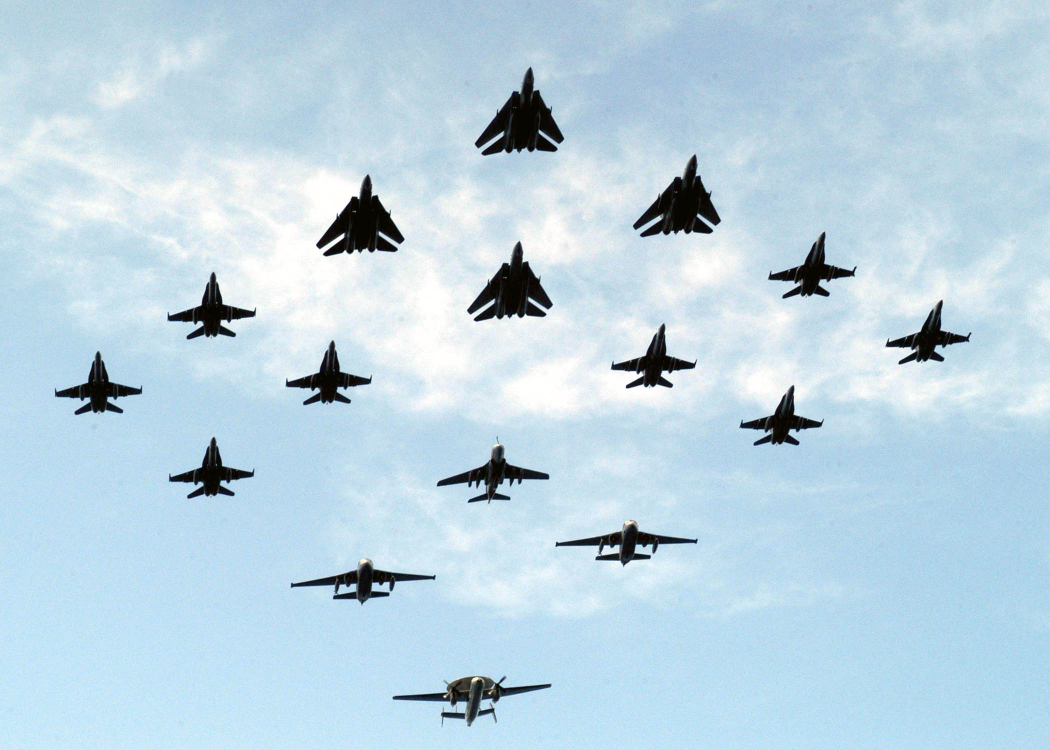
#> input picture planes/samolot00.jpg, 2100 x 1500 px (shown at 1/2 size)
$ python plane.py   (older library calls are emulated)
#> lines starting #> are read from the running program, lines starting #| are printed output that depends on the picture; after the words box and inside, x2 and y2 are one past the last pixel; in counts of white or black regions, pixels touching at a corner belong together
from skimage import io
from skimage import measure
from skimage import morphology
from skimage import feature
from skimage import exposure
from skimage import filters
from skimage.draw import polygon
import os
import numpy as np
from matplotlib import pyplot as plt
import glob


# change name of files for testing (add name at the end of file)
name = ''


def is_close(beginning, ending):
	boundary = 30
	if beginning[0] > ending[0] and (beginning[0] > (ending[0] + boundary)):
		return False
	elif beginning[0] < ending[0] and (beginning[0] + boundary < ending[0]):
		return False
	elif beginning[1] > ending[1] and (beginning[1] > (ending[1] + boundary)):
		return False
	elif beginning[1] < ending[1] and (beginning[1] + boundary < ending[1]):
		return False
	else:
		return True


def filter(image):
	# GAUSSIAN
	image = filters.gaussian (image, sigma=0.4)
	# EROSION
	working_image = image
	image = morphology.erosion (working_image)  # Erosion shrinks bright regions and enlarges dark regions
	# DETECT EDGES (CANNY)
	image = feature.canny (image, sigma=4)
	# Adaptive Equalization
	image = exposure.equalize_adapthist (image, clip_limit=0.1)  # after canny
	return image

	# unused configuration
	# # GAUSSIAN
	# image = filters.gaussian (image, sigma=3)
	# # DETECT EDGES (CANNY)
	# image = feature.canny (image, sigma=2)
	# # DILATION
	# working_image = image
	# image = morphology.dilation (working_image)
	# # Adaptive Equalization
	# image = exposure.equalize_adapthist (image, clip_limit=0.1)  # after canny
	# return image

def contour_filter(image, original_image):
	# GAUSSIAN
	image = filters.gaussian (image, sigma=0.5)

	# EROSION
	working_image = image
	image = morphology.erosion (working_image)  # Erosion shrinks bright regions and enlarges dark regions

	# Contrast stretching (smaller range on black)
	# smaller range - they lose in clouds
	p_low, p_heigh = np.percentile (image, (0, 30))  # 0, 40
	image = exposure.rescale_intensity (image, in_range=(p_low, p_heigh))

	# EROSION x2
	for i in range(1):
		working_image = image
		image = morphology.erosion (working_image)  # Erosion shrinks bright regions and enlarges dark regions

	# CONTOURS
	my_contours = []
	centroids = []
	# if higher than there is more reaction on brighter pixels (but rows tuck in plane)
	for contour in measure.find_contours(image, 0.5, fully_connected='high'):
		if len(contour) > 400 and (is_close(contour[0], contour[-1])) is True:
			my_contours.append(contour)
			# CENTROID:
			rr, cc = polygon([x[0] for x in contour[:]], [y[1] for y in contour[:]])
			zeros_image = np.zeros((len(image), len(image[0])))
			zeros_image[rr, cc] = 1
			m = measure.moments(zeros_image)
			cr = m[0, 1] / m[0, 0]
			cc = m[1, 0] / m[0, 0]
			point = [cc, cr]
			centroids.append(point)

	# PLOT
	figure = plt
	fig, ax = figure.subplots()
	ax.imshow (original_image, interpolation='nearest', cmap=plt.cm.gray)
	for n, contour in enumerate (my_contours):
		ax.plot (contour[:, 1], contour[:, 0], linewidth=2)
		ax.plot (centroids[n][0], centroids[n][1], 'wo', linewidth=2)
	ax.axis ('off')
	return figure


def file_processing (file_name):
	filename = os.path.join (os.getcwd (), file_name)
	original_image = io.imread (filename)
	image = io.imread (filename, as_grey=True)
	working_image = image	# this one will be unchanged

	# 1) excercise for 3
	image = filter(working_image)
	# SAVING OUTPUT:
	output_path = os.path.join(os.getcwd(), "output_3/")
	if not os.path.exists(output_path):
		os.mkdir(output_path)
	new_path = os.path.join(output_path, os.path.basename(file_name) + name)
	io.imsave(new_path, image)
	good_pictures = ['samolot01.jpg', 'samolot07.jpg', 'samolot08.jpg', 'samolot09.jpg',
					 'samolot12.jpg', 'samolot17.jpg']
	create_mosaic(good_pictures)

	# 2) exercise for 5
	image = contour_filter(working_image, original_image)
	# SAVING OUTPUT:
	output_path = os.path.join(os.getcwd(), "output_5/")
	if not os.path.exists(output_path):
		os.mkdir(output_path)
	new_path = os.path.join(output_path, os.path.basename(file_name) + name)
	image.savefig(new_path, bbox_inches='tight')


def create_mosaic(chosen_pictures):
	f, ((ax_1, ax_2), (ax_3, ax_4), (ax_5, ax_6)) = plt.subplots(3,2, dpi=350)
	list = [ax_1, ax_2, ax_3, ax_4, ax_5, ax_6]
	for n, name in enumerate(chosen_pictures):
		filename = os.path.join (os.getcwd (), 'output_3/', name)
		original_image = io.imread (filename)
		list[n].imshow (original_image, interpolation='nearest', cmap=plt.cm.gray)
		list[n].axis('off')
	f.subplots_adjust(left=0, bottom=0, right=1, top=1, wspace=0, hspace=0)
	f.savefig('output_3/collage.jpg')


def read_files ():
	files_list = glob.glob ("planes/*.jpg")
	for file in files_list:
		file_processing(file)
#> in file_processing, original_image is the input picture: shape (1500, 2100, 3); mean R, G, B 188.3, 212.9, 226.9
#> in file_processing, `image = io.imread (filename, as_grey=True)`:
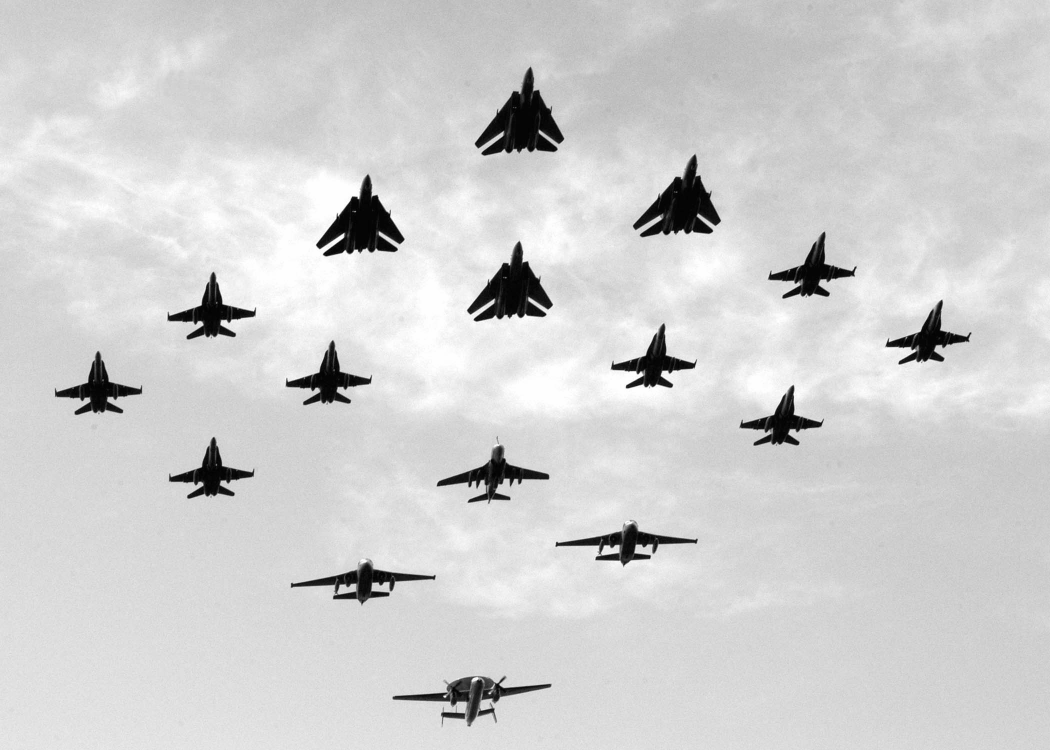
#> image: shape (1500, 2100) float64 (shown at 1/2 size); min 0, max 1, mean 0.819
#> in filter, `image = feature.canny (image, sigma=4)`:
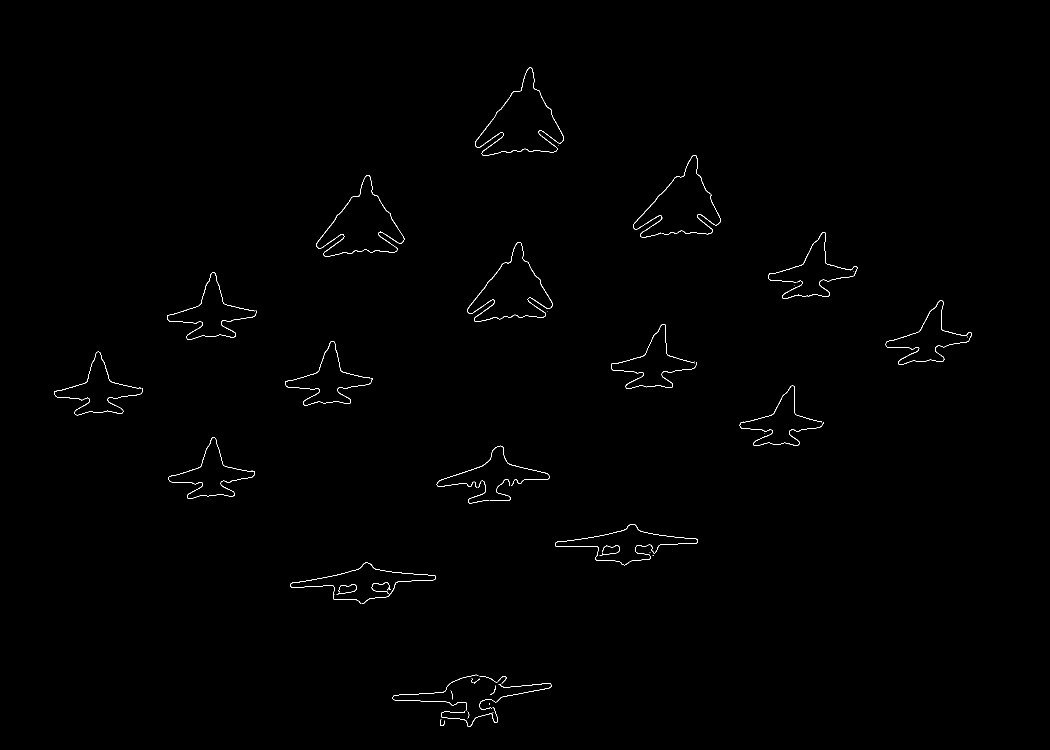
#> image: shape (1500, 2100) bool (shown at 1/2 size); 0.4% white in thin lines or dots, all inside (x1, y1, x2, y2) = (109, 135, 1944, 1454)
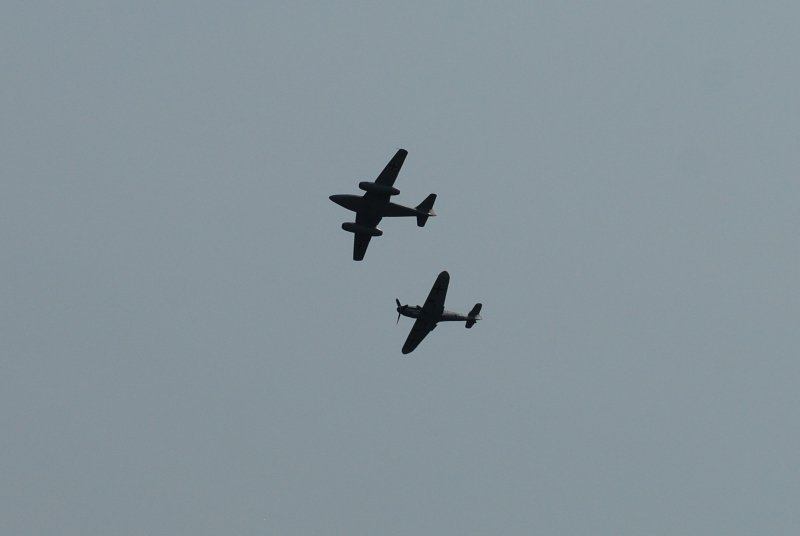
#> input picture planes/samolot01.jpg, 800 x 536 px, found by its file name
#> in create_mosaic, original_image is the input picture: shape (536, 800, 3); mean R, G, B 133.8, 147.7, 154.8
#> in create_mosaic, `f.savefig('output_3/collage.jpg')`:
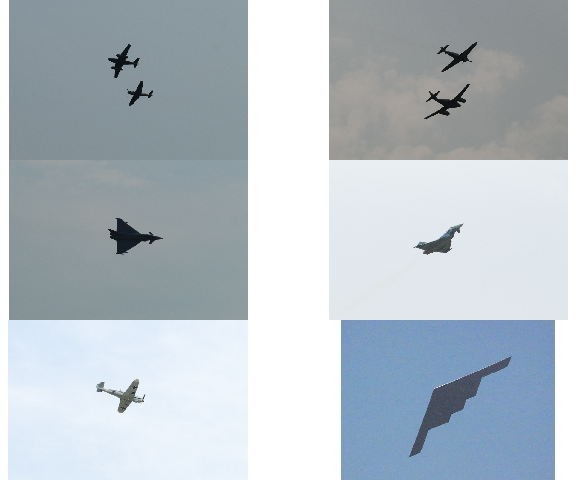
#> figure drawn by matplotlib, 6 panels
#> in contour_filter, `p_low, p_heigh = np.percentile (image, (0, 30))`: p_low = 0.00504; p_heigh = 0.816
#> the loop in contour_filter, `for i in range(1):` made 1 pass
#> pass 1, in contour_filter, `image = morphology.erosion (working_image)`:
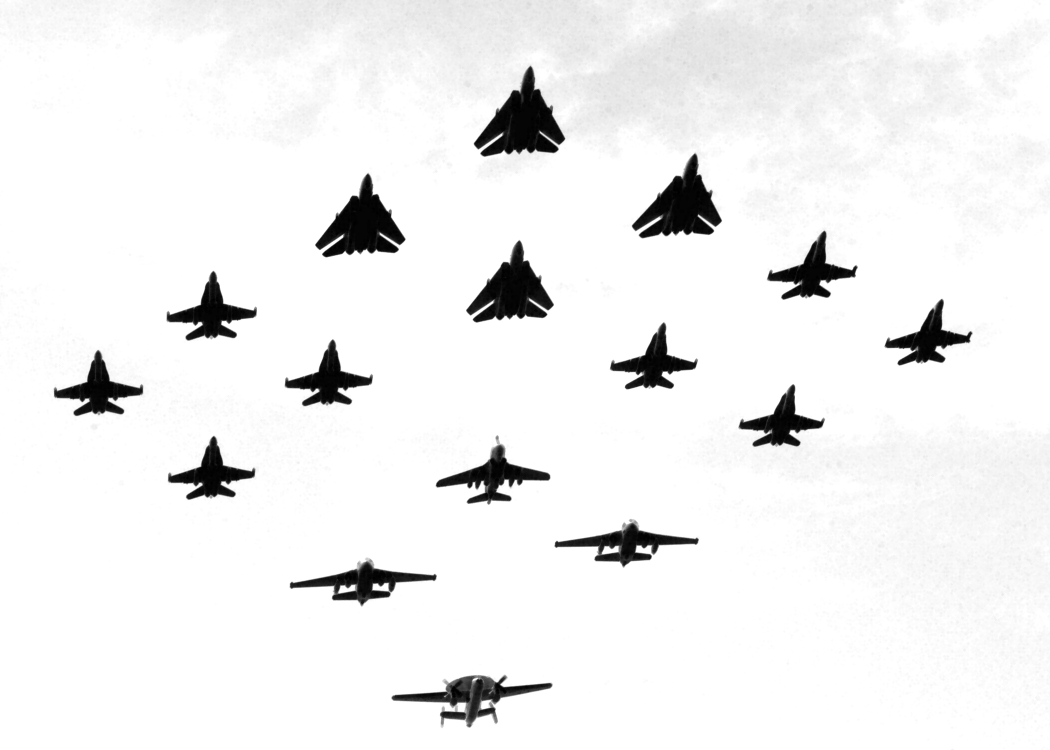
#> image: shape (1500, 2100) float64 (shown at 1/2 size); min 0, max 1, mean 0.942
#> the loop in contour_filter, `for contour in measure.find_contours(image, 0.5, fully_connected='high..` made 24 passes
#> (cr, point) on passes 1 to 12: (1044.2, [246.8, 1044.2]), (1362.4, [413.8, 1362.4]), (724.1, [452.1, 724.1]), (1623.9, [545.5, 1623.9]), (1024.2, [583.5, 1024.2]), (422.9, [627, 422.9]), (1856, [678.5, 1856]), (1307.7, [727.8, 1307.7]), (657.3, [760.8, 657.3]), (196.6, [780.9, 196.6]), (1563.1, [845.8, 1563.1]), (422.9, [949.3, 422.9])
#> after the loop in contour_filter, `for contour in measure.find_contours(image, 0.5, fully_connected='high..`:
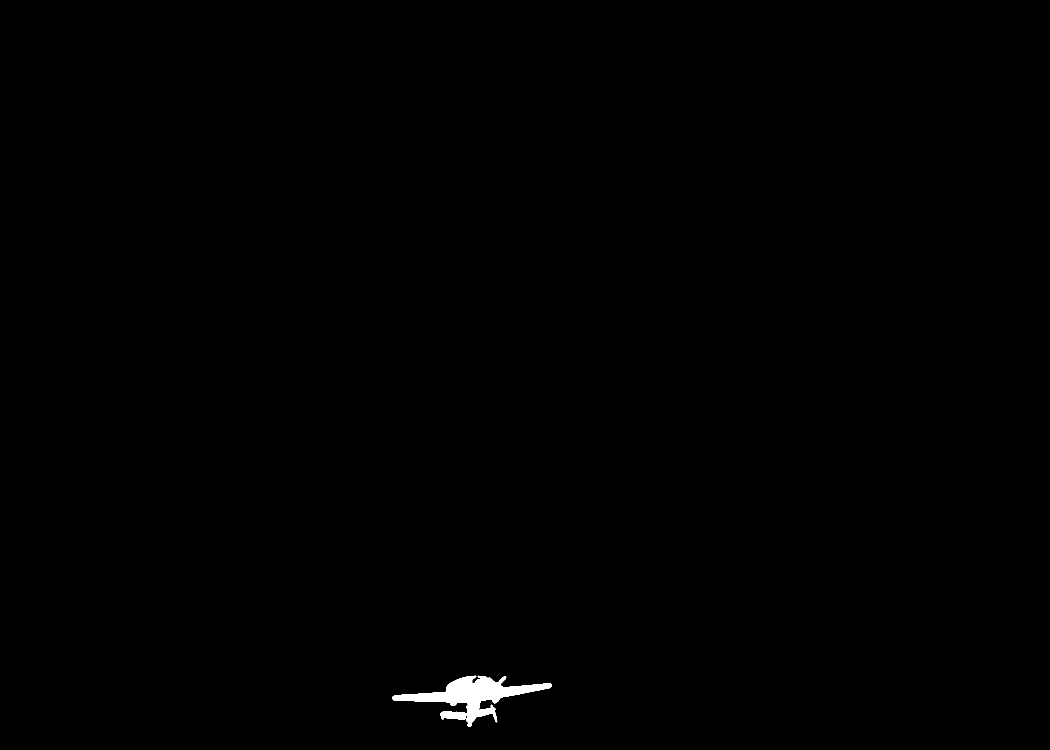
#> zeros_image: shape (1500, 2100) float64 (shown at 1/2 size); values 0 (black) and 1 (white), 0.33% white; 1 white region, box (x1, y1, x2, y2) and area: (784, 1351, 1104, 1454) 10537
#> after the loop in contour_filter, `for contour in measure.find_contours(image, 0.5, fully_connected='high..`: centroids = [[246.8, 1044.2], [413.8, 1362.4], [452.1, 724.1], [545.5, 1623.9], [583.5, 1024.2], [627, 422.9], [678.5, 1856], [727.8, 1307.7], [760.8, 657.3], [780.9, 196.6], [845.8, 1563.1], [949.3, 422.9], [954.1, 987.1], [1088.5, 1251.5], [1165.5, 724.6], [1391.8, 943.8]]; my_contours = 16 point arrays, longest 1341 points
#> the loop in contour_filter, `for n, contour in enumerate (my_contours):` made 16 passes
#> in file_processing, `image.savefig(new_path, bbox_inches='tight')`:
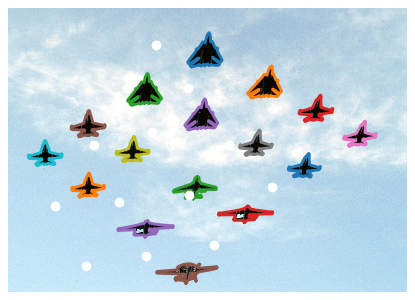
#> figure drawn by matplotlib, 1 panel


if __name__ == '__main__':
#> (the run stopped early here; a loop or call above may not have finished)
